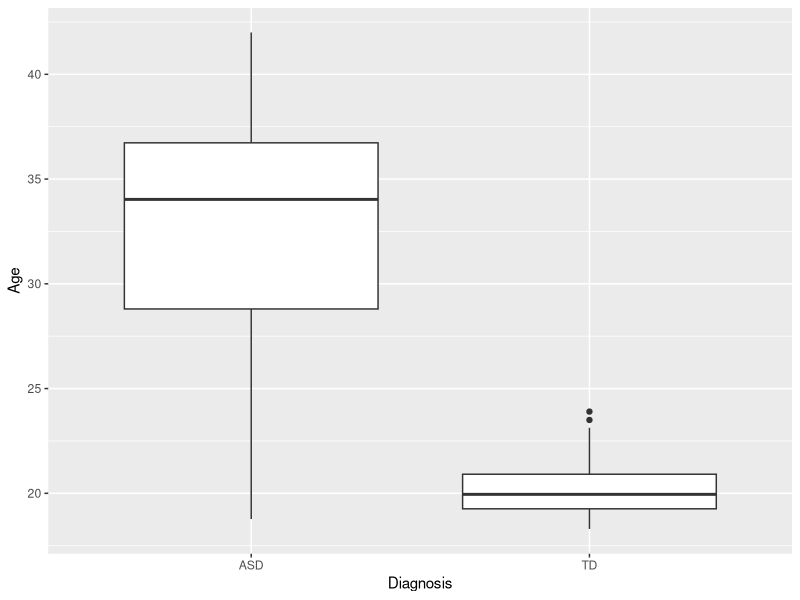
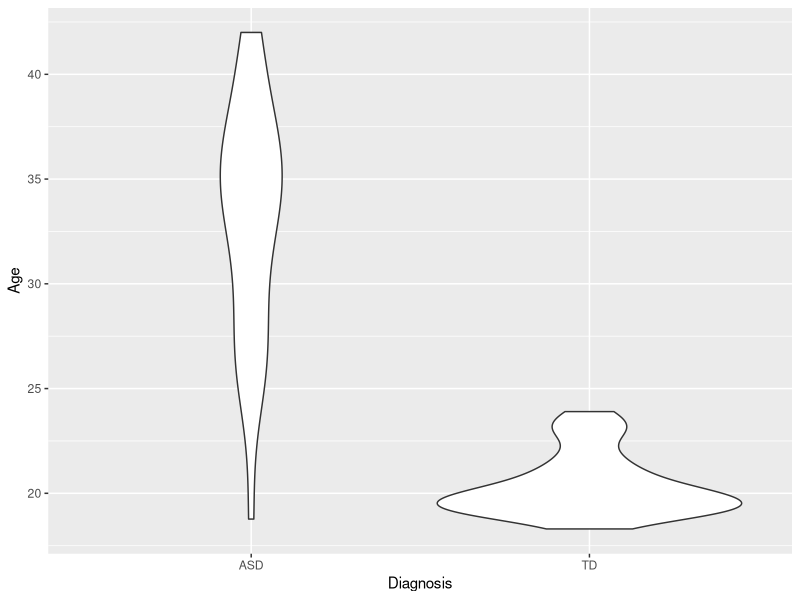

The R script that drew these images, in order: (Note: this script raises an error after producing the figures.)
## ---- chunk 1
knitr::opts_chunk$set(echo = TRUE)
## ---- chunk 2
library(ggplot2)
library(dplyr)
## ---- chunk 3
setwd("~/Assignemnt1")
data<-read.csv("cleandata.csv")

## ---- chunk 4
#two groups TDs and ASDs - diagnosis
#let's take only first visit
data$X <- NULL
d_temp=filter(data, data$VISIT==1)

#AGE, TDs are much younger than ASDs 
summary(lm(Age~Diagnosis, d_temp))
ggplot(d_temp, aes(Diagnosis, Age)) + 
  geom_boxplot()

ggplot(d_temp, aes(Diagnosis, Age)) +
  geom_violin()

#GENDER, glm - generalized linear model, can deal with any kind of predictor
summary(glm(Gender~Diagnosis, family=binomial, d_temp))
counts = table(d_temp$Gender, d_temp$Diagnosis)
barplot(counts,
        col=c("green","blue"),
        legend = rownames(counts))

#VIQ
summary(glm(verbalIQ~Diagnosis, family=gaussian, d_temp)) #TDs are higher, nonsignificant
ggplot(d_temp, aes(Diagnosis,verbalIQ))+
  geom_violin()
#nonvIQ
summary(glm(nonVerbalIQ~Diagnosis, family=gaussian, d_temp)) #TDs are lower, non-significant
ggplot(d_temp, aes(Diagnosis,nonVerbalIQ))+
  geom_violin()

## ---- chunk 5

## ---- chunk 6

## ---- chunk 7

## ---- chunk 8

## ---- chunk 9

